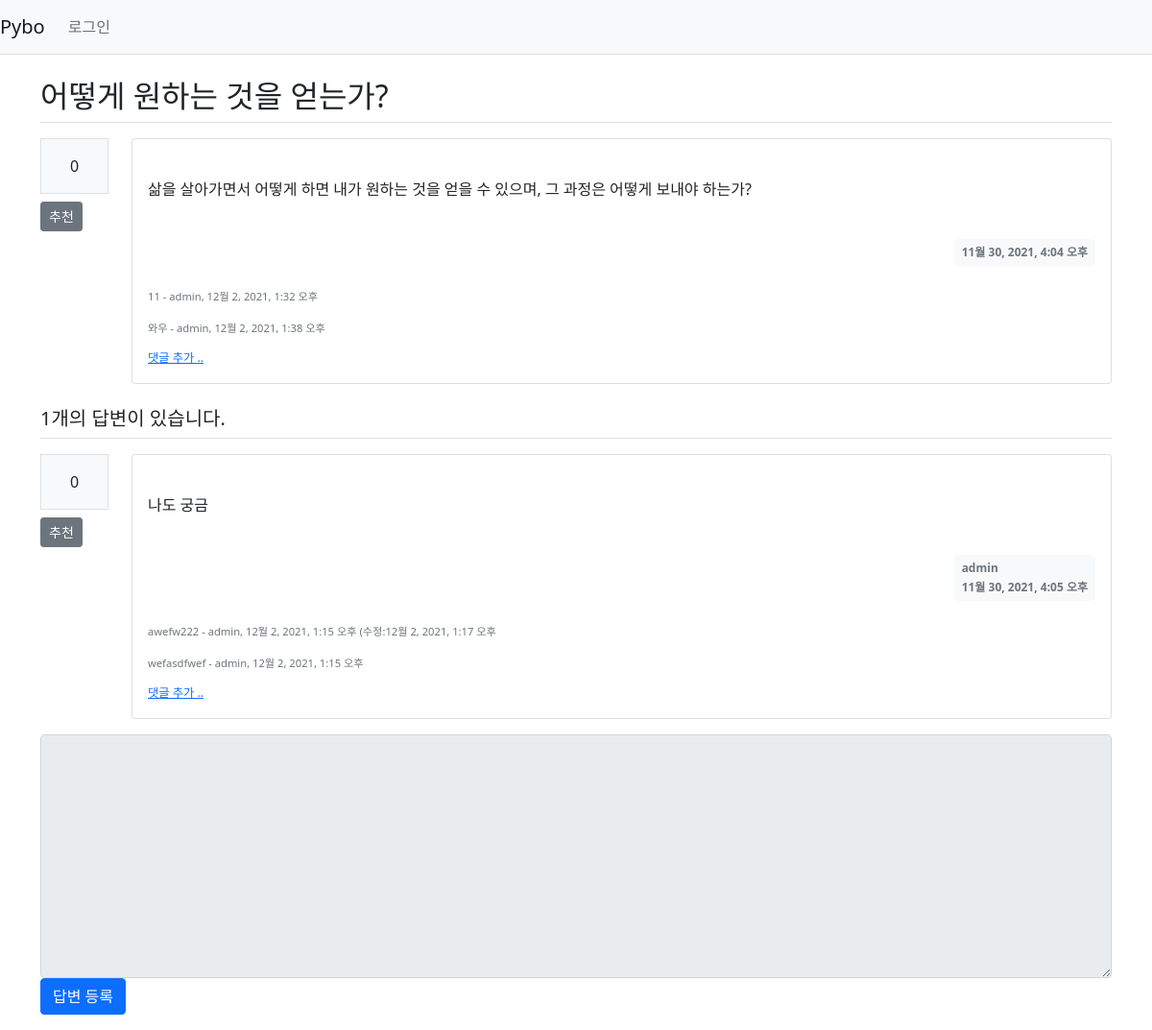
The page /pybo/307/ on the database as committed earlier.
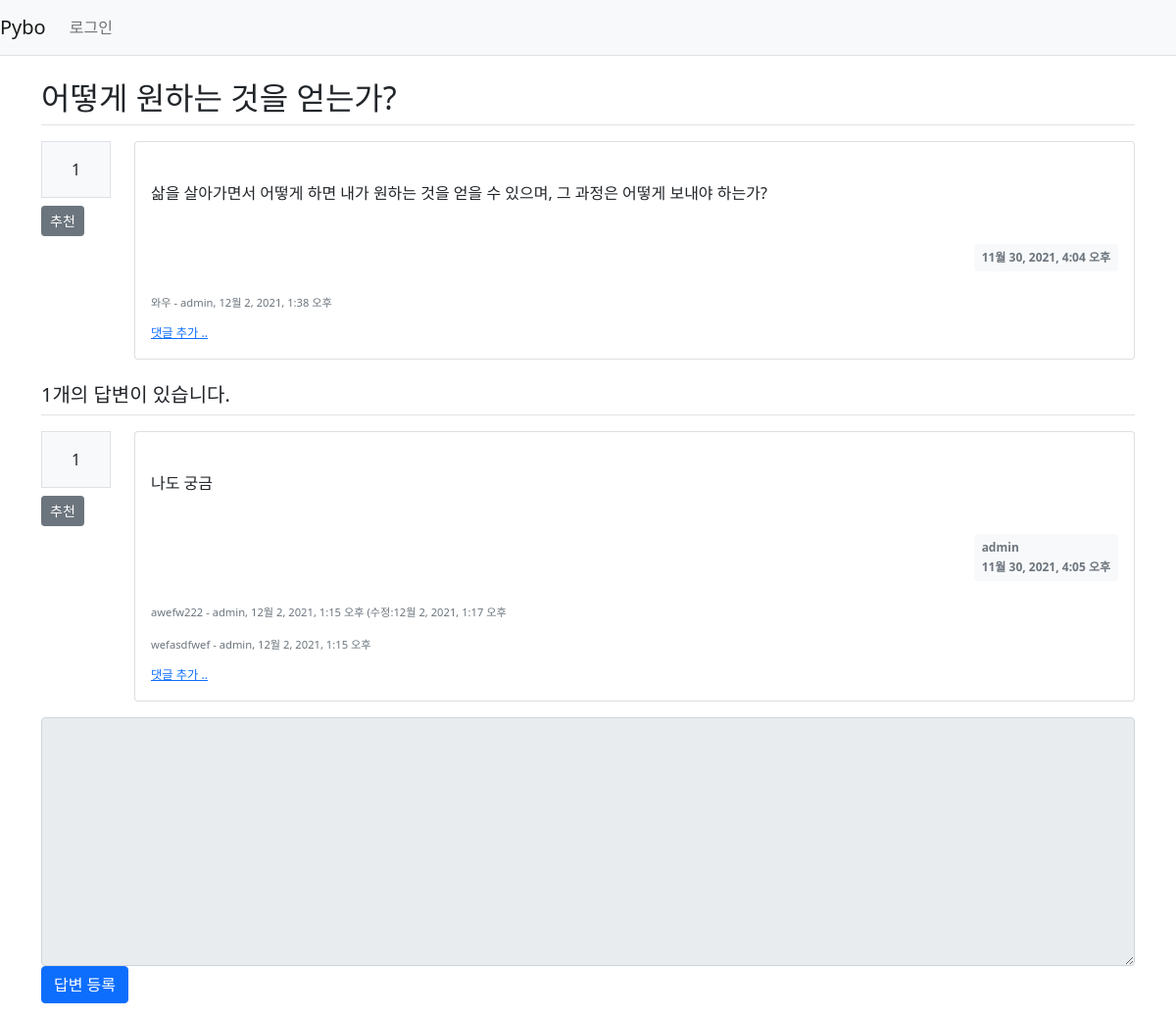
The same page on the database as committed later.
### pybo/models.py (models this page shows, shortened)
class Question(models.Model):
    author = models.ForeignKey(User, on_delete=models.CASCADE, related_name='author_question')
    subject = models.CharField(max_length=200)
    content = models.TextField()
    modify_date = models.DateTimeField(null=True, blank=True)
    create_date = models.DateTimeField()
    voter = models.ManyToManyField(User, related_name='voter_question')

class Comment(models.Model):
    author = models.ForeignKey(User, on_delete=models.CASCADE)
    content = models.TextField()
    create_date = models.DateTimeField()
    modify_date = models.DateTimeField(null=True, blank=True)
    question = models.ForeignKey(Question, null=True, blank=True, on_delete=models.CASCADE)
    answer = models.ForeignKey(Answer, null=True, blank=True, on_delete=models.CASCADE)

class Answer(models.Model):
    author = models.ForeignKey(User, on_delete=models.CASCADE, related_name='author_answer')
    question = models.ForeignKey(Question, on_delete=models.CASCADE)
    content = models.TextField()
    modify_date = models.DateTimeField(null=True, blank=True)
    create_date = models.DateTimeField()
    voter = models.ManyToManyField(User, related_name='voter_answer')

### pybo/views/base_views.py (the view)
# urls.py: path('<int:question_id>/', base_views.detail, name='detail'),
def detail(request, question_id):
    question = get_object_or_404(Question, pk=question_id)
    context = {'question': question}
    return render(request, 'pybo/question_detail.html', context)

### pybo/templatetags/pybo_filter.py (called while the page is built)
@register.filter()
def mark(value):
    extensions = ["nl2br", "fenced_code"]
    return mark_safe(markdown.markdown(value, extensions=extensions))

### templates/pybo/question_detail.html (shortened to what this page needs)
{% extends 'base.html' %}
{% load pybo_filter %}
{% block content %}
    <div class="container my-3">
        <h2 class="border-bottom py-2">{{ question.subject }} </h2>
        <div class="row my-3">
            <div class="col-1">
                <div class="bg-light text-center p-3 border mb-1">
                    {{ question.voter.count }}
                </div>
                <a href="#" data-uri="{% url 'pybo:vote_question' question.id %}"
                   class="recommend btn btn-sm btn-secondary btn-block my-1">추천</a>
            </div>
            <div class="col-11">
                <div class="card">
                    <div class="card-body">
                        <div class="card-text" style="white-space: pre-line;">
                            {{ question.content|mark }}
                        </div>
                        <div class="d-flex justify-content-end">
                            <div class="badge bg-light text-secondary p-2">
                                <div>{{ question.create_date }}</div>
                            </div>
                        </div>
                        {% if question.comment_set.count > 0 %}
                            <div class="mt-3">
                                {% for comment in question.comment_set.all %}
                                    <div class="comment py-2 text-muted">
                                        <span style="white-space: pre-line">{{ comment.content }}</span>
                                        <span>
                        - {{ comment.author }}, {{ comment.create_date }}
                    </span>
                                    </div>
                                {% endfor %}
                            </div>
                        {% endif %}
                        <div>
                            <a href="{% url 'pybo:comment_create_question' question.id %}"
                               class="small"><small>댓글 추가 ..</small></a>
                        </div>
                    </div>
                </div>
            </div>
        </div>
        <h5 class="border-bottom my-3 py-2">
            {{ question.answer_set.count }}개의 답변이 있습니다.
        </h5>
        {% for answer in question.answer_set.all %}
            <div class="row my-3">
                <div class="col-1">
                    <div class="bg-light text-center p-3 border mb-1">
                        {{ answer.voter.count }}
                    </div>
                    <a href="#" data-uri="{% url 'pybo:vote_answer' answer.id %}"
                       class="recommend btn btn-sm btn-secondary btn-block my-1">추천</a>
                </div>
                <div class="col-11">
                    <div class="card">
                        <div class="card-body">
                            <div class="card-text" style="white-space: pre-line;">
                                {{ answer.content|mark }}
                            </div>
                            <div class="d-flex justify-content-end">
                                <div class="badge bg-light text-secondary p-2 text-start">
                                    <div class="mb-2">{{ answer.author.username }}</div>
                                    <div>{{ answer.create_date }}</div>
                                </div>
                            </div>
                            {% if answer.comment_set.count > 0 %}
                                <div class="mt-3">
                                    {% for comment in answer.comment_set.all %}
                                        <div class="comment py-2 text-muted">
                                            <span style="white-space: pre-line">{{ comment.content }}</span>
                                            <span>
                        - {{ comment.author }}, {{ comment.create_date }}
                                                {% if comment.modify_date %}
                                                    (수정:{{ comment.modify_date }}
                                                {% endif %}
                                            </span>
                                        </div>
                                    {% endfor %}
                                </div>
                            {% endif %}
                            <div>
                                <a href="{% url 'pybo:comment_create_answer' answer.id %}"
                                   class="small"><small>댓글 추가 ..</small></a>
                            </div>
                        </div>
                    </div>
                </div>
            </div>
        {% endfor %}
        <form action="{% url 'pybo:answer_create' question.id %}" method="post" class="my-3">
            <div class="form-group">
                <textarea name="content" id="content" class="form-control" rows="10"
                          {% if not user.is_authenticated %}disabled{% endif %}></textarea>
            </div>
            <input type="submit" value="답변 등록" class="btn btn-primary">
        </form>
    </div>
{% endblock %}

### templates/base.html (shortened to what this page needs)
{% load static %}
<!doctype html>
<html lang="ko" xmlns="http://www.w3.org/1999/html">
<head>
    <link rel="stylesheet" type="text/css" href="{% static 'bootstrap.min.css' %}">
    <link rel="stylesheet" type="text/css" href="{% static 'style.css' %}">
</head>
<body>
{% include 'navbar.html' %}
{% block content %}
{% endblock %}
</body>
</html>

### templates/navbar.html (shortened to what this page needs)
<nav class="navbar navbar-expand-lg navbar-light bg-light border-bottom">
    <a class="navbar-brand" href="{% url 'pybo:index' %}">Pybo</a>
    <div class="collapse navbar-collapse flex-grow-0" id="navbarNav">
        <ul class="navbar-nav">
            <li class="nav-item">
                {% if user.is_authenticated %}
                    <a class="nav-link" href="{% url 'common:logout' %}">
                        {{ user.username }} (로그아웃)
                    </a>
                {% else %}
                    <a class="nav-link" href="{% url 'common:login' %}">로그인</a>
                {% endif %}
            </li>
        </ul>
    </div>
</nav>

### static/style.css (style rules this page uses)
.comment { border-top: 1px #ddd; font-size: 0.7rem; }

Rows that differ between the two databases and show on the page:
removed Comment: content "11", author "admin", create_date "12월 2, 2021, 1:32 오후", shown under "어떻게 원하는 것을 얻는가?"
computed for Question "어떻게 원하는 것을 얻는가?": voter.count "0" → "1"
computed for Answer "나도 궁금": voter.count "0" → "1"
